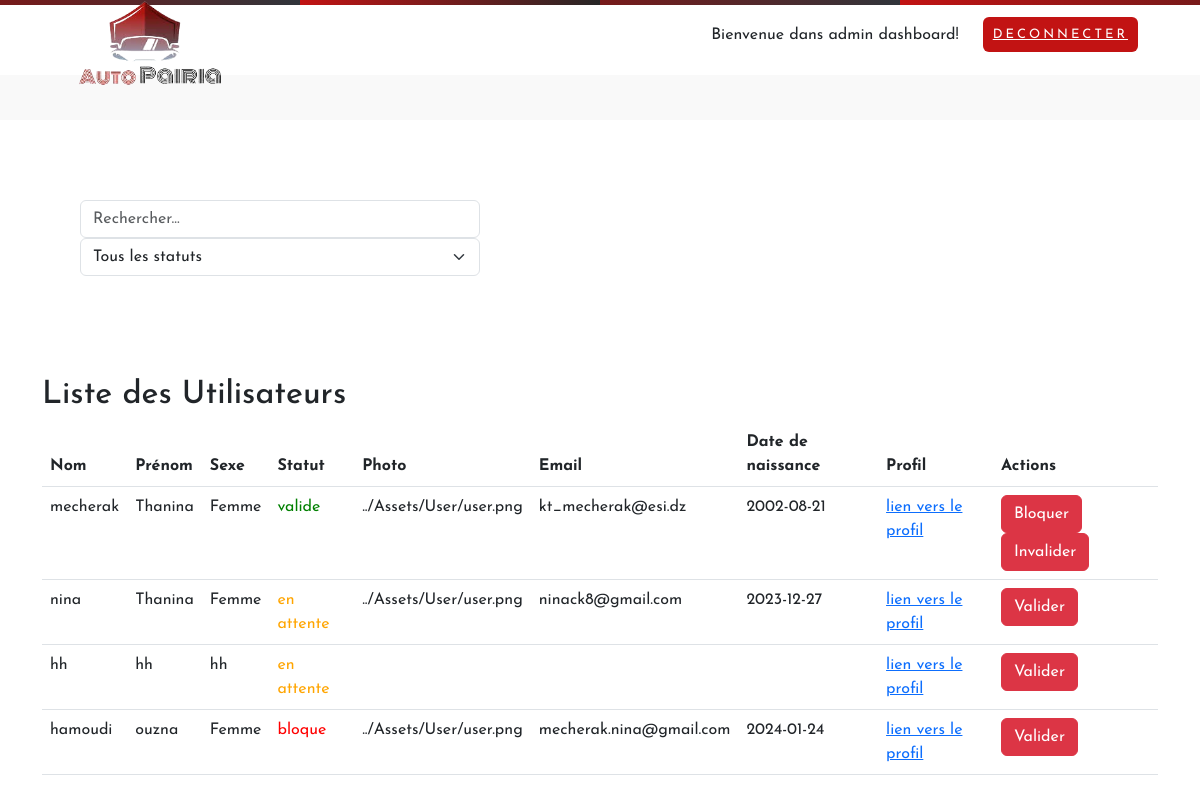
The app's page /Routers/Gusers.php with its own data.
### tables this page shows
CREATE TABLE `user` (
  `id_user` int(11) NOT NULL,
  `nom` varchar(255) DEFAULT NULL,
  `prenom` varchar(255) DEFAULT NULL,
  `sexe` varchar(255) DEFAULT NULL,
  `md_passe` varchar(255) DEFAULT NULL,
  `status` varchar(255) DEFAULT NULL,
  `photo` varchar(255) DEFAULT NULL,
  `email` varchar(100) DEFAULT NULL,
  `birth_date` date DEFAULT NULL
);

### Controllers/AdminController.php (called while the page is built, shortened)
<?php
require_once ('../Views/AdminMainView.php');
require_once ('../Models/UserModel.php');
require_once ('../Views/Gusers.php');
class AdminController
{
    private $users;
    public function __construct()
    {
        $this->users = new UserModel();
    }
    public function  afficherUsers(){
        $vue=new GusersView();
       $users=$this->getUsers();
        $vue-> afficherUsers($users);
     }
    public function  getUsers(){
       $users= $this->users->getUsers();
        return $users;
    }
}
?>

### Routers/Gusers.php (called while the page is built, shortened)
<?php
require_once ('../Controllers/AdminController.php');
$controller = new AdminController();
$controller->afficherTemplate("../Js/gusers.js");
$controller->afficherUsers();
?>

### Models/UserModel.php (called while the page is built, shortened)
<?php
class UserModel {
    private $dbModel;
    public function __construct() {
        $this->dbModel = new DbModel();
    }
    public function getUsers() {
        $pdo = $this->dbModel->connect();
        $stm = $pdo->prepare("SELECT * FROM user");
        $stm->execute();
        $users = $stm->fetchAll(\PDO::FETCH_ASSOC);
        $this->dbModel->disconnect($pdo);
        return $users;
    }
};
?>

### Views/Gusers.php (the view, shortened to what this page needs)
<?php
require_once ('../Controllers/AdminController.php');
class GusersView {
    public function afficherUsers($donneesUtilisateurs) {
        echo '
        <div  style ="margin:80px"class="col-md-4">
        <input type="text" id="searchInput" class="form-control mt-3" placeholder="Rechercher...">
            <select id="statusFilter" class="form-select">
                <option value="all">Tous les statuts</option>
                <option value="status-bloque">bloque</option>
                <option value="status-attente">en attente</option>
                <option value="status-valide">valide</option>
            </select>
        </div>
        <link href="https://cdn.jsdelivr.net/npm/bootstrap@5.3.0/dist/css/bootstrap.min.css" rel="stylesheet">
        <style>
            .status-bloque { color: red; }
            .status-attente { color: orange; }
            .status-valide { color: green; }
        </style>
        <div class="container">
            <h2>Liste des Utilisateurs</h2>
            <table class="table">
                <thead>
                    <tr>
                        <th>Nom</th>
                        <th>Prénom</th>
                        <th>Sexe</th>
                        <th>Statut</th>
                        <th>Photo</th>
                        <th>Email</th>
                        <th>Date de naissance</th>
                        <th>Profil</th>
                        <th>Actions</th>
                    </tr>
                </thead>
                <tbody>';
        foreach ($donneesUtilisateurs as $utilisateur) {
            $statusClass = '';
            switch ($utilisateur['status']) {
                case 'bloque':
                    $statusClass = 'status-bloque';
                    break;
                case 'en attente':
                    $statusClass = 'status-attente';
                    break;
                case 'valide':
                    $statusClass = 'status-valide';
                    break;
            }
            echo '
            <tr class="user-row ' . $statusClass .'">
                <td>' . $utilisateur['nom'] . '</td>
                <td>' . $utilisateur['prenom'] . '</td>
                <td>' . $utilisateur['sexe'] . '</td>
                <td><span class="' . $statusClass . '">' . $utilisateur['status'] . '</span></td>
                <td>' . $utilisateur['photo'] . '</td>
                <td>' . $utilisateur['email'] . '</td>
                <td>' . $utilisateur['birth_date'] . '</td>
                <td><a href="http://localhost/projet_web/Routers/UserProfile.php?id=' . $utilisateur['id_user'] . '&nom=' . $utilisateur['nom'] . '&photo=' . $utilisateur['photo'] . '&email=' . $utilisateur['email'] . '&prenom=' . $utilisateur['prenom'] . '&sexe=' . $utilisateur['sexe'] . '">lien vers le profil</a></td>
                <td>';
            switch ($utilisateur['status']) {
                case 'bloque':
                    echo '<a href="http://localhost/projet_web/Routers/Gusers.php?id_v=' . $utilisateur['id_user'] . '" class="btn btn-danger validate-comment">Valider</a>';
                    break;
                case 'en attente':
                    echo '<a href="http://localhost/projet_web/Routers/Gusers.php?id_v=' . $utilisateur['id_user'] . '" class="btn btn-danger invalidate-comment">Valider</a>';
                    break;
                case 'valide':
                    echo '<a href="http://localhost/projet_web/Routers/Gusers.php?id_b=' . $utilisateur['id_user'] . '" class="btn btn-danger block-user">Bloquer</a>';
                    echo '<a href="http://localhost/projet_web/Routers/Gusers.php?id_i=' . $utilisateur['id_user'] . '" class="btn btn-danger block-user">Invalider</a>';
                    break;
            }
            echo '
                </td>
            </tr>';
        }
        echo '
                </tbody>
            </table>
        </div>
        <script src="https://cdn.jsdelivr.net/npm/bootstrap@5.3.0/dist/js/bootstrap.bundle.min.js"></script>';
    }
    }

### Css/Acceuil.css (style rules this page uses)
* { margin: 0; padding: 0; box-sizing: border-box; list-style: none; text-decoration: none; font-family: "Josefin Sans", sans-serif; }
select { width: 100%; padding: 8px; margin-bottom: 15px; }
.container { display: flex; flex-direction: column; align-items: flex-start; padding: 20px; }
a { text-decoration: none; color: inherit; }

### Views/Gusers.php (style rules this page uses)
.status-bloque { color: red; }
.status-attente { color: orange; }
.status-valide { color: green; }

### records on screen
user: nom "mecherak", prenom "Thanina", sexe "Femme", status "valide", photo "../Assets/User/user.png", email "kt_mecherak@esi.dz", birth_date "2002-08-21"
user: nom "nina", prenom "Thanina", sexe "Femme", status "en attente", photo "../Assets/User/user.png", email "ninack8@gmail.com", birth_date "2023-12-27"
user: nom "hh", prenom "hh", sexe "hh", status "en attente"
user: nom "hamoudi", prenom "ouzna", sexe "Femme", status "bloque", photo "../Assets/User/user.png", email "mecherak.nina@gmail.com", birth_date "2024-01-24"
